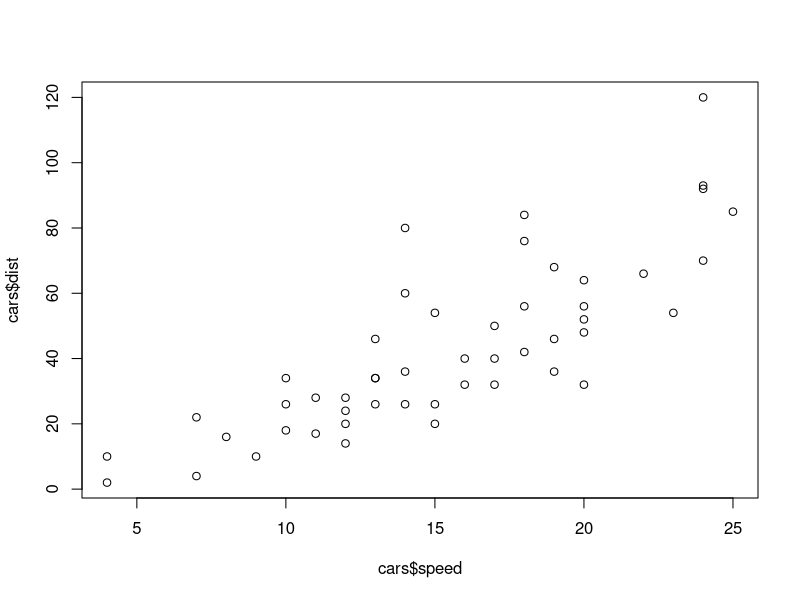
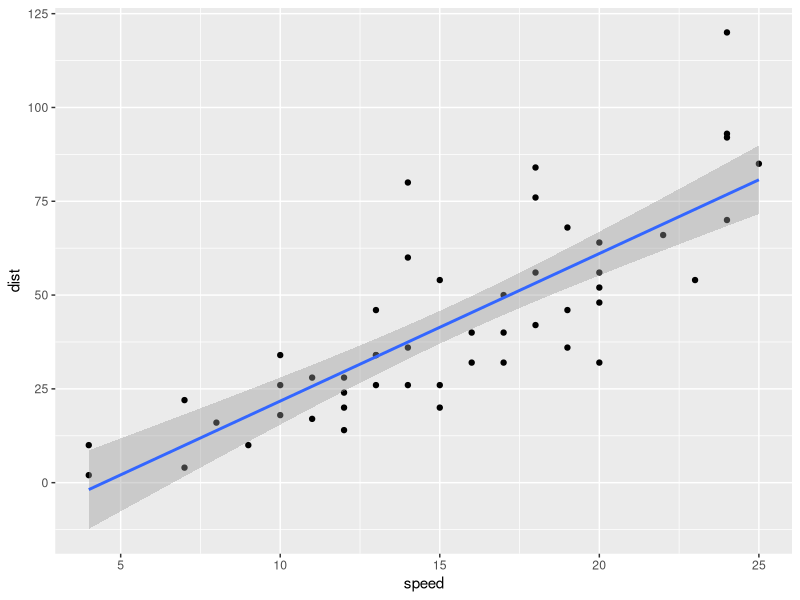

R code for these plots, in order: (Note: this script raises an error after producing the figures.)
install.packages("tidyverse")
install.packages("lmtest")
library("tidyverse")
library("ggplot2")

#the tip
  #i wantto have the same bersion of hte software as my student
  #bUT I DO'T WANT AN UPDATE TO break anything
  # do not update anything until you are down.

# squrt(400)

#An object's name represet tthe information store in that object, so you can treat the obect's name as it it were the vaule stored inside

#An vestoryt is seris of elements such as numbers, you can cereate a vector and store it as an obejct in the same way. 
#the function can do the al the timne.


# we ofthen work with. dat that are cartegorical, to created a vector of rtest - strings in programming term
  #we must place the txt in quotes
  #string vecotr

#categrica data can aso bes stored as a factor, which has a underlying nunmberic
  #presentation, model witll convert factors to dummies
  #factor? 

#the same priples can be used tp. create more complex obejct like matrices, arrys lists and daterframe
#most data sets you will work with will be road into R and stored as dataframe
# so this course will mainly focus on ,mainpulating and visulaizing these objets. 

#The the same priciple  can be used to create more complsx tobjects lie matrix, arrys list anda datafreamas
#most data sets you will work with will be read into and stored as data frame so this cource will ianly foucisng

#so, other wat of rreathing obejctive, you have a lot of tip for creatinga lot of thing, 

# you need to save it. 

#save(The class note, file = "wulala gei")
# this thing need to using the save the enviroment it can help on saivng both the script. 

data(cars)
View(cars)

#strs 
  #Can tell you which kind of data you got.
# you can create a data
# when you looking at the table. 
cars2 <- as_tibble(cars)
head(cars2)
summary(cars)

# The histgrame
# how to access only one bvairlce

str(cars$speed)
# if you put an asisgnment suchas x<-y in parenteses (), R will print the outut of hte assignmnet out for tou in our document.

#Linear regress ion 
fit <- lm(dist ~ speed, data = cars)
summary(fit)

str(fit)

#another ugly ploy
plot(cars$speed, cars$dist)
abline()

#a nicer ploy with ggplots
ggplot(data = cars, aes(x = speed, y = dist)) + geom_point() + geom_smooth(method = "lm")

#working with acutally data
  #using the function of read.cvs

#hwo to rea it
  #package foreign
    #part of base R
  #package haven
    # paryt of the tidyverse family

#the data set miderml.cvs
#th header = false/ture 
  #the first linke of the first code is eqmpty or not.

#na_rm = ture
  #remove the missing the value form the varble. 

#coord_cartestian ()  
  #set the grade size that you need to do. 


#clanfear.github.io/Csss508
ddd 
# R programming 
  
